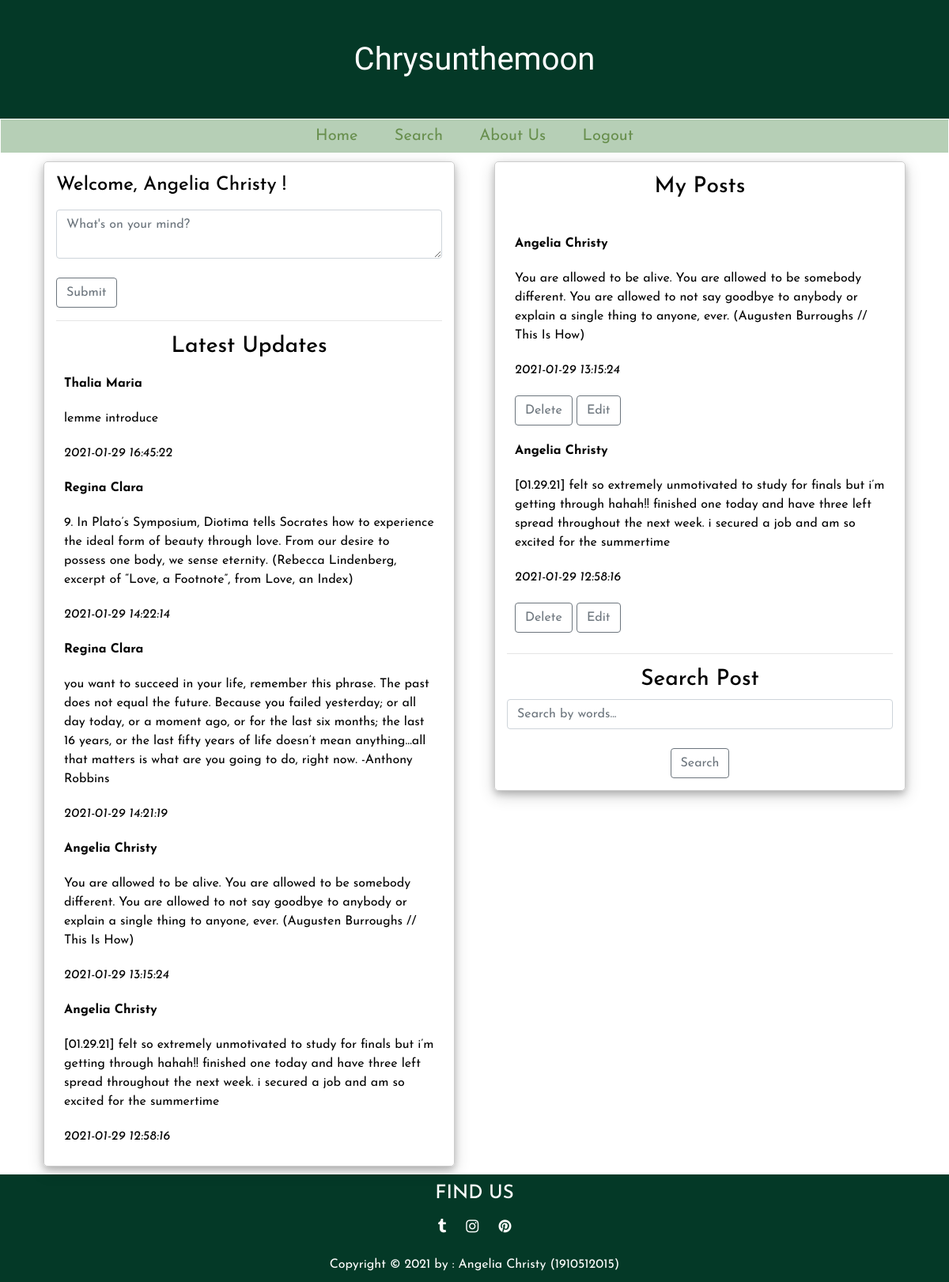
Page /home.php (signed in) on the committed database.
### tables this page shows
CREATE TABLE `posts` (
  `id_post` int(3) NOT NULL,
  `username` char(10) NOT NULL,
  `textpost` text NOT NULL,
  `date` datetime NOT NULL DEFAULT current_timestamp() ON UPDATE current_timestamp()
);

CREATE TABLE `akun` (
  `username` char(10) NOT NULL,
  `name` varchar(255) NOT NULL,
  `password` varchar(255) NOT NULL
);

### home.php (the view, shortened to what this page needs)
<?php
include "config.php";
?>
<!DOCTYPE html>
<html>
<head>
	<link rel="stylesheet"
	href="https://cdnjs.cloudflare.com/ajax/libs/font-awesome/4.7.0/css/font-awesome.min.css">
	<link rel="stylesheet" href="https://maxcdn.bootstrapcdn.com/bootstrap/4.0.0/css/bootstrap.min.css">
	<link rel="stylesheet" type="text/css" href="css/design.css">
	</head>
<body>
	<div id="header">
		<h1 id="header_text">Chrysunthemoon</h1>
	</div>
	<div id="navbar">
		<ul>
			<li><a href="home.php">Home</a></li>
			<li><a href="#searchpost">Search</a></li>
			<li><a href="about.php">About Us</a></li>
			<li><a href="logout.php">Logout</a></li>
		</ul>
	</div>
		<div class="container">
		<div class="row">
		<div class="col">
		<div id="content">
		<div class="addpost">
			<form action="home.php" method="post">
				<label for="textpost"><h4>Welcome, <?php echo $_SESSION['name'] ?> !</h4></label><br>
			  	<textarea class="form-control" id="textpost" name="textpost" placeholder="What's on your mind?"></textarea><br>
			  	<input class="btn btn-outline-secondary" type="submit" name="btnsubmit" value="Submit">
			</form>
		</div>
		<hr>
		<h3>Latest Updates</h3>
		<div class="post">
		<table cellpadding="10">
			<?php
			$hasil = mysqli_query($conn,"SELECT * FROM posts JOIN akun WHERE akun.username = posts.username ORDER BY date DESC");
    		foreach($hasil as $row){
			?>
			<tr>
    			<td><b><?php echo $row['name']; ?></b></td>
			</tr>
			<tr>
				<td><?php echo $row['textpost']; ?></td>
			</tr>
			<tr>
				<td><i><?php echo $row['date']; ?></i></td>
			</tr>
			<?php
			}
			?>
		</table>
		</div>
		</div>
		</div>
		<div class="col">
			<div id="content">
			<h3>My Posts</h3><br>
			<div class="post">
			<table cellpadding="10">
				<?php
				$hasil = mysqli_query($conn,"SELECT * FROM posts JOIN akun WHERE akun.username = posts.username ORDER BY date DESC");
    			foreach($hasil as $row){
    			if ($row['username'] == $_SESSION['username']) {
				?>
				<tr>
    				<td><b><?php echo $row['name']; ?></b></td>
				</tr>
				<tr>
					<td><?php echo $row['textpost']; ?></td>
				</tr>
				<tr>
					<td><i><?php echo $row['date']; ?></i></td>
				</tr>
				<tr>
					<td>
					<?php
						if ($row['username'] == $_SESSION['username']) {
					?>
						<a class="btn btn-outline-secondary" href="delete.php?id_post=<?php echo $row['id_post']; ?>" role="button">Delete</a>
						<a class="btn btn-outline-secondary" href="update.php?id_post=<?php echo $row['id_post']; ?>" role="button">Edit</a>
					<?php
						}
					?>
					</td>
				</tr>
				<?php
				}
				}
				?>
			</table>
			</div>
			<hr>
			<h3 id="searchpost">Search Post</h3>
			<form action="search.php">
        	    <input class="form-control" type="text" name="searchbar" placeholder="Search by words..." required><br>
    			<input class="btn btn-outline-secondary" type="submit" value="Search" name="search">
        	</form>
			</div>
		</div>
		</div>
		</div>
	<div id="footer">
		<h4>FIND US</h4>
		<p>
			<a href="https://laviestunfilm.tumblr.com/" target="_blank" class="fa fa-tumblr"></a>
			<a href="https://www.instagram.com/angelchrst/" target="_blank" class="fa fa-instagram"></a>
			<a href="https://id.pinterest.com/cheristee/" target="_blank" class="fa fa-pinterest"></a>
		</p>
		<a>Copyright &copy; 2021 by : Angelia Christy (1910512015)</a>
	</div>
</body>
</html>

### css/design.css (style rules this page uses)
* { box-sizing: border-box; }
body { margin: 0; }
#header { background-color: #043927; height: 150px; position: relative; }
#header_text { font-family: 'Sacramento', cursive; font-size: 30pt; text-align: center; top: 50%; left: 50%; position: absolute; transform: translate(-50%, -50%); color: white; }
#navbar { width: 100%; border: 1px solid #FFF; background-color: #B6CFB6; font-family: 'Josefin Sans', sans-serif; font-size: 15pt; }
#navbar ul { text-align: center; margin: 6px 6px 6px 6px; padding: 0px; list-style: none; }
#navbar li { margin: 10px; padding: 0px; display: inline; }
#navbar a { padding: 10px 10px 10px 10px; text-decoration: none; color: #688F4E; font-size: 15pt; }
#content { margin: 10px 10px 10px 10px; padding: 15px; border: 1px solid #CCCCCC; text-align: center; color: #000; font-family: 'Josefin Sans', sans-serif; border-radius: 5px; box-shadow: 0 4px 8px 0 rgba(0, 0, 0, 0.2), 0 6px 20px 0 rgba(0, 0, 0, 0.19); }
.addpost { text-align: left; }
.post { text-align: left; }
#footer { bottom: 0; width: 100%; background-color: #043927; color: white; text-align: center; padding: 10px; font-family: 'Josefin Sans', sans-serif; }
#footer p a { padding: 10px; text-decoration: none; color: #FFF; font-size: 14pt; }

### rows in the picture
posts: akun.name "Thalia Maria", textpost "lemme introduce", date "2021-01-29 16:45:22"
posts: akun.name "Regina Clara", textpost "9. In Plato’s Symposium, Diotima tells Socrates how to experience the ideal form of beauty through love. From our desire to possess one body, we sense eternity. (Rebecca Lindenberg, excerpt of “Love, a Footnote”, from Love, an Index)", date "2021-01-29 14:22:14"
posts: akun.name "Regina Clara", textpost "you want to succeed in your life, remember this phrase. The past does not equal the future. Because you failed yesterday; or all day today, or a moment ago, or for the last six months; the last 16 years, or the last fifty years of life doesn’t mean anything…all that matters is what are you going to do, right now. -Anthony Robbins", date "2021-01-29 14:21:19"
posts: akun.name "Angelia Christy", textpost "You are allowed to be alive. You are allowed to be somebody different. You are allowed to not say goodbye to anybody or explain a single thing to anyone, ever. (Augusten Burroughs // This Is How)", date "2021-01-29 13:15:24"
posts: akun.name "Angelia Christy", textpost "[01.29.21] felt so extremely unmotivated to study for finals but i’m getting through hahah!! finished one today and have three left spread throughout the next week. i secured a job and am so excited for the summertime", date "2021-01-29 12:58:16"

### other values in the picture
$_SESSION['name'] "Angelia Christy"
